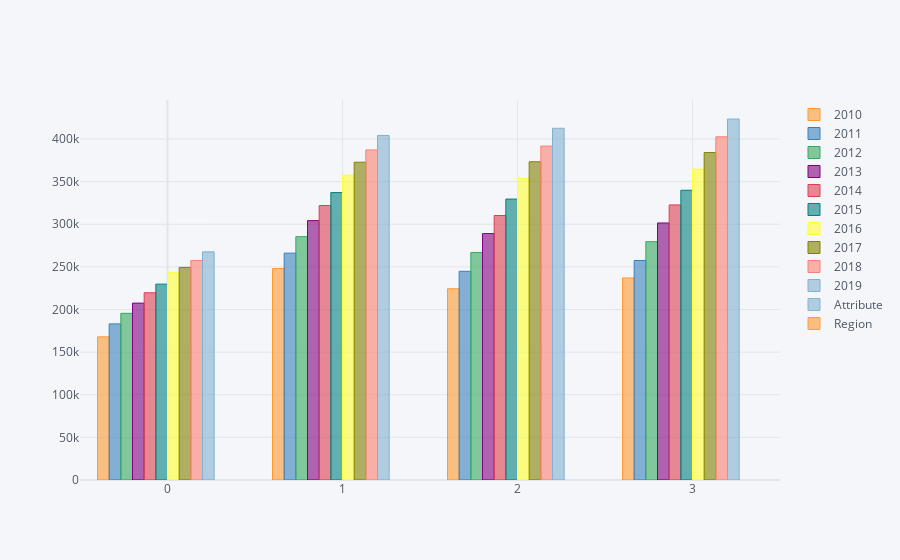

Notebook code for this chart:
### Code cell
whole_country=data2.query('Region=="WHOLE COUNTRY"').reset_index(drop=True).iplot(kind='bar')
whole_country

### Figure 1 — Plotly figure (JSON) as saved in the notebook; plotly's stock layout.template omitted (floating-point values rounded to 4 significant figures)
{"data": [{"marker": {"color": "rgba(255, 153, 51, 0.6)", "line": {"color": "rgba(255, 153, 51, 1.0)", "width": 1}}, "name": "2010", "orientation": "v", "text": "", "type": "bar", "x": [0, 1, 2, 3], "y": [167954, 248135, 224388, 237066]}, {"marker": {"color": "rgba(55, 128, 191, 0.6)", "line": {"color": "rgba(55, 128, 191, 1.0)", "width": 1}}, "name": "2011", "orientation": "v", "text": "", "type": "bar", "x": [0, 1, 2, 3], "y": [183133, 266148, 244827, 257494]}, {"marker": {"color": "rgba(50, 171, 96, 0.6)", "line": {"color": "rgba(50, 171, 96, 1.0)", "width": 1}}, "name": "2012", "orientation": "v", "text": "", "type": "bar", "x": [0, 1, 2, 3], "y": [195511, 285471, 266949, 279616]}, {"marker": {"color": "rgba(128, 0, 128, 0.6)", "line": {"color": "rgba(128, 0, 128, 1.0)", "width": 1}}, "name": "2013", "orientation": "v", "text": "", "type": "bar", "x": [0, 1, 2, 3], "y": [207511, 304279, 289068, 301524]}, {"marker": {"color": "rgba(219, 64, 82, 0.6)", "line": {"color": "rgba(219, 64, 82, 1.0)", "width": 1}}, "name": "2014", "orientation": "v", "text": "", "type": "bar", "x": [0, 1, 2, 3], "y": [219675, 321977, 310306, 322711]}, {"marker": {"color": "rgba(0, 128, 128, 0.6)", "line": {"color": "rgba(0, 128, 128, 1.0)", "width": 1}}, "name": "2015", "orientation": "v", "text": "", "type": "bar", "x": [0, 1, 2, 3], "y": [229765, 337162, 329562, 339925]}, {"marker": {"color": "rgba(255, 255, 51, 0.6)", "line": {"color": "rgba(255, 255, 51, 1.0)", "width": 1}}, "name": "2016", "orientation": "v", "text": "", "type": "bar", "x": [0, 1, 2, 3], "y": [243639, 357541, 353993, 364787]}, {"marker": {"color": "rgba(128, 128, 0, 0.6)", "line": {"color": "rgba(128, 128, 0, 1.0)", "width": 1}}, "name": "2017", "orientation": "v", "text": "", "type": "bar", "x": [0, 1, 2, 3], "y": [249452, 372802, 373325, 384123]}, {"marker": {"color": "rgba(251, 128, 114, 0.6)", "line": {"color": "rgba(251, 128, 114, 1.0)", "width": 1}}, "name": "2018", "orientation": "v", "text": "", "type": "bar", "x": [0, 1, 2, 3], "y": [257572, 387215, 391746, 402619]}, {"marker": {"color": "rgba(128, 177, 211, 0.6)", "line": {"color": "rgba(128, 177, 211, 1.0)", "width": 1}}, "name": "2019", "orientation": "v", "text": "", "type": "bar", "x": [0, 1, 2, 3], "y": [267629, 404179, 412644, 423494]}, {"marker": {"color": "rgba(128, 177, 211, 0.6)", "line": {"color": "rgba(128, 177, 211, 0.8999999999999999)", "width": 1}}, "name": "Attribute", "orientation": "v", "text": "", "type": "bar", "x": [0, 1, 2, 3], "y": ["Citizens of foreign countries", "Persons born abroad", "Foreign-language speakers", "Persons with foreign background"]}, {"marker": {"color": "rgba(255, 153, 51, 0.6)", "line": {"color": "rgba(255, 153, 51, 0.8999999999999999)", "width": 1}}, "name": "Region", "orientation": "v", "text": "", "type": "bar", "x": [0, 1, 2, 3], "y": ["WHOLE COUNTRY", "WHOLE COUNTRY", "WHOLE COUNTRY", "WHOLE COUNTRY"]}], "layout": {"legend": {"bgcolor": "#F5F6F9", "font": {"color": "#4D5663"}}, "paper_bgcolor": "#F5F6F9", "plot_bgcolor": "#F5F6F9", "title": {"font": {"color": "#4D5663"}}, "xaxis": {"gridcolor": "#E1E5ED", "showgrid": true, "tickfont": {"color": "#4D5663"}, "title": {"font": {"color": "#4D5663"}, "text": ""}, "zerolinecolor": "#E1E5ED"}, "yaxis": {"gridcolor": "#E1E5ED", "showgrid": true, "tickfont": {"color": "#4D5663"}, "title": {"font": {"color": "#4D5663"}, "text": ""}, "zerolinecolor": "#E1E5ED"}}}
